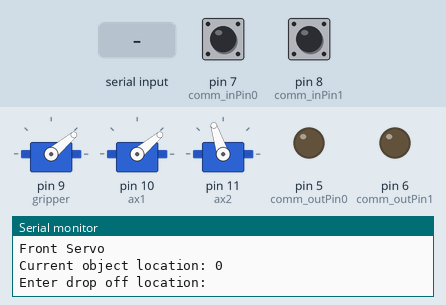
This sketch was run on a simulated Arduino Uno, built with avr-gcc and run on an emulated ATmega328P. Parts: 3 × servo, output pins drawn as LEDs (lit = HIGH), the last lines printed to the serial monitor. Inputs (shaded band) come from the test bench; at power-on: pin 7 (comm_inPin0) HIGH, pin 8 (comm_inPin1) HIGH.

Above: at 1.2 s.
1.3 s: "90,45\n" received over Serial
At 5.3 s:
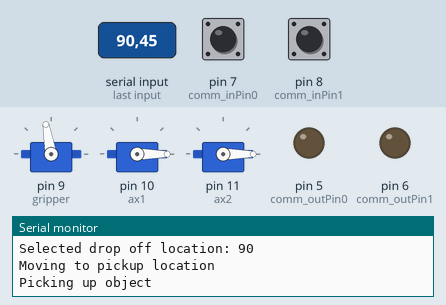
At 6.9 s:
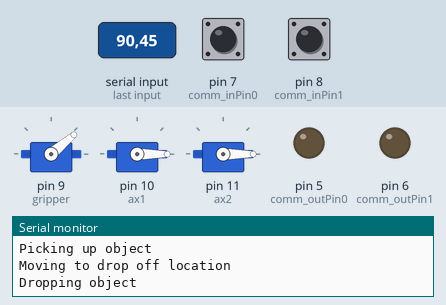
Timing chart, 0 to 11.3 s (numbered marks = the images above; inputs shaded):
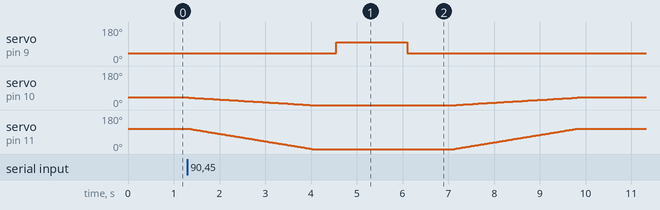

The sketch:

move_servo_front.ino
```cpp
#include <Servo.h>

Servo gripper;
Servo ax1;
Servo ax2;

const int comm_outPin0 = 5;  // sends bit0 to Arduino2
const int comm_outPin1 = 6;  // sends bit1 to Arduino2
const int comm_inPin0  = 7;  // reads bit0 from Arduino2
const int comm_inPin1  = 8;  // reads bit1 from Arduino2

int gr_open = 40;
int gr_close = 100;

const float HOME_AX1 = 40;
const float HOME_AX2 = 108;
float ax1_current = HOME_AX1;
float ax2_current = HOME_AX2;

// Target 1:
const float t1ax1 = 40;
const float t1ax2 = 108;
// Target 2:
const float t2ax1 = 60;
const float t2ax2 = 90;
// Target 3:
const float t3ax1 = 80;
const float t3ax2 = 70;

void moveTopos(float start1, float end1, float start2, float end2) {
  float diff1 = end1 - start1;
  float diff2 = end2 - start2;
  int steps = max(abs(diff1), abs(diff2));
  if (steps == 0) steps = 1;
  float inc1 = diff1 / steps;
  float inc2 = diff2 / steps;
  for (int i = 0; i <= steps; i++) {
    float pos1 = start1 + inc1 * i;
    float pos2 = start2 + inc2 * i;
    ax1.write(pos1);
    ax2.write(pos2);
    delay(25);
  }
  ax1_current = end1;
  ax2_current = end2;
}

void moveToPosition(float targetAx1, float targetAx2) {
  moveTopos(ax1_current, targetAx1, ax2_current, targetAx2);
}

void setTargetState(int target) {
  int bit0 = 0;
  int bit1 = 0;
  switch (target) {
    case 1: bit0 = 0; bit1 = 0; break;
    case 2: bit0 = 1; bit1 = 0; break;
    case 3: bit0 = 0; bit1 = 1; break;
    default: bit0 = 0; bit1 = 0; break;
  }
  digitalWrite(comm_outPin0, bit0);
  digitalWrite(comm_outPin1, bit1);
}

int readTargetState() {
  int b0 = digitalRead(comm_inPin0);
  int b1 = digitalRead(comm_inPin1);

  if (b0 == 0 && b1 == 0) return 1;
  if (b0 == 1 && b1 == 0) return 2;
  if (b0 == 0 && b1 == 1) return 3;
  return 0;
}

void setup() {
  Serial.begin(9600);
  gripper.attach(9);
  ax1.attach(10);
  ax2.attach(11);

  pinMode(comm_outPin0, OUTPUT);
  pinMode(comm_outPin1, OUTPUT);
  pinMode(comm_inPin0, INPUT);
  pinMode(comm_inPin1, INPUT);

  ax1_current = HOME_AX1;
  ax2_current = HOME_AX2;
  ax1.write(ax1_current);
  ax2.write(ax2_current);
  gripper.write(gr_open);

  setTargetState(1);

  Serial.println("Front Arduino");
}

void loop() {
  int sourceState = readTargetState();

  Serial.println("Front Servo");
  Serial.print("Current object location: ");
  Serial.println(sourceState);

  Serial.println("Enter drop off location:");

  while (Serial.available() == 0) {}

  int dropTarget = Serial.parseInt();
  Serial.print("Selected drop off location: ");
  Serial.println(dropTarget);

  float pickupAx1, pickupAx2, dropAx1, dropAx2;

  if (sourceState == 1) {
    pickupAx1 = t1ax1;
    pickupAx2 = t1ax2;
  } else if (sourceState == 2) {
    pickupAx1 = t2ax1;
    pickupAx2 = t2ax2;
  } else if (sourceState == 3) {
    pickupAx1 = t3ax1;
    pickupAx2 = t3ax2;
  }

  if (dropTarget == 1) {
    dropAx1 = t1ax1;
    dropAx2 = t1ax2;
  } else if (dropTarget == 2) {
    dropAx1 = t2ax1;
    dropAx2 = t2ax2;
  } else if (dropTarget == 3) {
    dropAx1 = t3ax1;
    dropAx2 = t3ax2;
  }

  Serial.println("Moving to pickup location");
  moveToPosition(pickupAx1, pickupAx2);
  delay(500);

  Serial.println("Picking up object");
  gripper.write(gr_close);
  delay(1000);

  Serial.println("Moving to drop off location");
  moveToPosition(dropAx1, dropAx2);
  delay(500);

  Serial.println("Dropping object");
  gripper.write(gr_open);
  delay(1000);

  Serial.println("Returning to home location");
  moveToPosition(HOME_AX1, HOME_AX2);
  delay(500);

  setTargetState(dropTarget);
  Serial.print("New object location set to Target ");
  Serial.println(dropTarget);

  delay(3000);
}
```

Measured:
- after the input at 1.3 s, servo on pin 9 (gripper): 40° → 100° after 3.2 s, → 40° 1.6 s later
